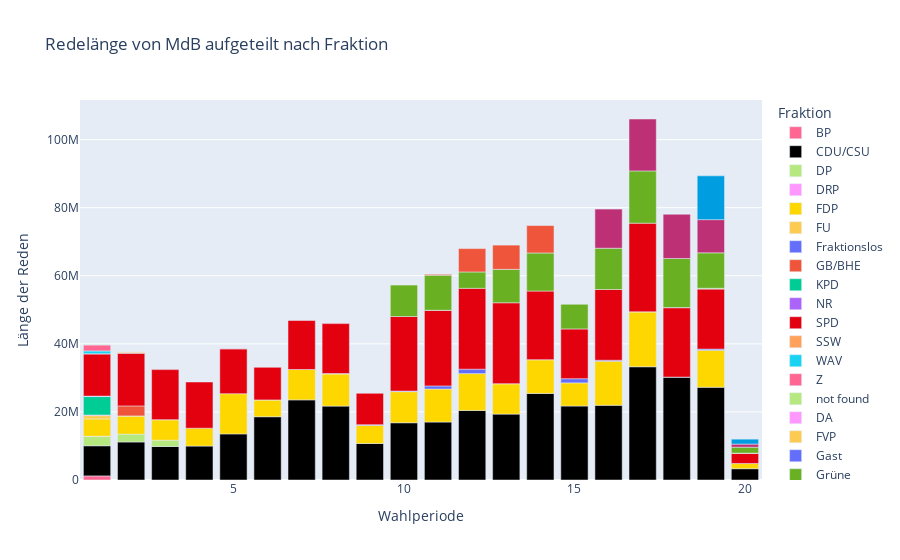

The code cell stored with this chart in its notebook:
### Code cell
fig = px.bar(
    speechs_per_factions,
    x="electoral_term",
    y="speech_length",
    color="faction_name",
    color_discrete_map=color_map,
    labels={"electoral_term": "Wahlperiode", 
            "speech_length": "Länge der Reden", 
            "faction_name": "Fraktion", 
            "speeches" : "Reden"},
    title="Redelänge von MdB aufgeteilt nach Fraktion",
)
fig.show()

### Figure 1 — Plotly figure (JSON) as saved in the notebook; plotly's stock layout.template omitted (floating-point values rounded to 4 significant figures)
{"data": [{"alignmentgroup": "True", "hovertemplate": "Fraktion=BP<br>Wahlperiode=%{x}<br>Länge der Reden=%{y}<extra></extra>", "legendgroup": "BP", "marker": {"color": "#FF6692", "pattern": {"shape": ""}}, "name": "BP", "offsetgroup": "BP", "orientation": "v", "showlegend": true, "textposition": "auto", "type": "bar", "x": [1], "xaxis": "x", "y": [1200948], "yaxis": "y"}, {"alignmentgroup": "True", "hovertemplate": "Fraktion=CDU/CSU<br>Wahlperiode=%{x}<br>Länge der Reden=%{y}<extra></extra>", "legendgroup": "CDU/CSU", "marker": {"color": "black", "pattern": {"shape": ""}}, "name": "CDU/CSU", "offsetgroup": "CDU/CSU", "orientation": "v", "showlegend": true, "textposition": "auto", "type": "bar", "x": [1, 2, 3, 4, 5, 6, 7, 8, 9, 10, 11, 12, 13, 14, 15, 16, 17, 18, 19, 20], "xaxis": "x", "y": [8861600, 11176038, 9841139, 9979400, 13548505, 18589357, 23542245, 21720376, 10726749, 16821403, 17036122, 20441162, 19364026, 25444541, 21745642, 21947598, 33271024, 30230832, 27251450, 3323802], "yaxis": "y"}, {"alignmentgroup": "True", "hovertemplate": "Fraktion=DP<br>Wahlperiode=%{x}<br>Länge der Reden=%{y}<extra></extra>", "legendgroup": "DP", "marker": {"color": "#B6E880", "pattern": {"shape": ""}}, "name": "DP", "offsetgroup": "DP", "orientation": "v", "showlegend": true, "textposition": "auto", "type": "bar", "x": [1, 2, 3], "xaxis": "x", "y": [2714547, 2301065, 1849906], "yaxis": "y"}, {"alignmentgroup": "True", "hovertemplate": "Fraktion=DRP<br>Wahlperiode=%{x}<br>Länge der Reden=%{y}<extra></extra>", "legendgroup": "DRP", "marker": {"color": "#FF97FF", "pattern": {"shape": ""}}, "name": "DRP", "offsetgroup": "DRP", "orientation": "v", "showlegend": true, "textposition": "auto", "type": "bar", "x": [1], "xaxis": "x", "y": [81548], "yaxis": "y"}, {"alignmentgroup": "True", "hovertemplate": "Fraktion=FDP<br>Wahlperiode=%{x}<br>Länge der Reden=%{y}<extra></extra>", "legendgroup": "FDP", "marker": {"color": "#FFD700", "pattern": {"shape": ""}}, "name": "FDP", "offsetgroup": "FDP", "orientation": "v", "showlegend": true, "textposition": "auto", "type": "bar", "x": [1, 2, 3, 4, 5, 6, 7, 8, 9, 10, 11, 12, 13, 14, 15, 16, 17, 19, 20], "xaxis": "x", "y": [5079844, 5329768, 6022165, 5242453, 11804043, 4946441, 8924734, 9417993, 5327791, 9130588, 9704470, 10817072, 8919598, 9901346, 6789613, 12959677, 16135299, 10870621, 1521992], "yaxis": "y"}, {"alignmentgroup": "True", "hovertemplate": "Fraktion=FU<br>Wahlperiode=%{x}<br>Länge der Reden=%{y}<extra></extra>", "legendgroup": "FU", "marker": {"color": "#FECB52", "pattern": {"shape": ""}}, "name": "FU", "offsetgroup": "FU", "orientation": "v", "showlegend": true, "textposition": "auto", "type": "bar", "x": [1], "xaxis": "x", "y": [982498], "yaxis": "y"}, {"alignmentgroup": "True", "hovertemplate": "Fraktion=Fraktionslos<br>Wahlperiode=%{x}<br>Länge der Reden=%{y}<extra></extra>", "legendgroup": "Fraktionslos", "marker": {"color": "#636efa", "pattern": {"shape": ""}}, "name": "Fraktionslos", "offsetgroup": "Fraktionslos", "orientation": "v", "showlegend": true, "textposition": "auto", "type": "bar", "x": [1, 2, 3, 6, 7, 8, 9, 10, 11, 12, 13, 14, 15, 16, 17, 18, 19], "xaxis": "x", "y": [32040, 18532, 24554, 428, 5504, 148584, 185936, 178531, 897638, 1304026, 24073, 8615, 1229414, 279252, 10008, 5795, 339612], "yaxis": "y"}, {"alignmentgroup": "True", "hovertemplate": "Fraktion=GB/BHE<br>Wahlperiode=%{x}<br>Länge der Reden=%{y}<extra></extra>", "legendgroup": "GB/BHE", "marker": {"color": "#EF553B", "pattern": {"shape": ""}}, "name": "GB/BHE", "offsetgroup": "GB/BHE", "orientation": "v", "showlegend": true, "textposition": "auto", "type": "bar", "x": [1, 2], "xaxis": "x", "y": [138989, 2948010], "yaxis": "y"}, {"alignmentgroup": "True", "hovertemplate": "Fraktion=KPD<br>Wahlperiode=%{x}<br>Länge der Reden=%{y}<extra></extra>", "legendgroup": "KPD", "marker": {"color": "#00cc96", "pattern": {"shape": ""}}, "name": "KPD", "offsetgroup": "KPD", "orientation": "v", "showlegend": true, "textposition": "auto", "type": "bar", "x": [1], "xaxis": "x", "y": [5423885], "yaxis": "y"}, {"alignmentgroup": "True", "hovertemplate": "Fraktion=NR<br>Wahlperiode=%{x}<br>Länge der Reden=%{y}<extra></extra>", "legendgroup": "NR", "marker": {"color": "#ab63fa", "pattern": {"shape": ""}}, "name": "NR", "offsetgroup": "NR", "orientation": "v", "showlegend": true, "textposition": "auto", "type": "bar", "x": [1], "xaxis": "x", "y": [134849], "yaxis": "y"}, {"alignmentgroup": "True", "hovertemplate": "Fraktion=SPD<br>Wahlperiode=%{x}<br>Länge der Reden=%{y}<extra></extra>", "legendgroup": "SPD", "marker": {"color": "#E3000F", "pattern": {"shape": ""}}, "name": "SPD", "offsetgroup": "SPD", "orientation": "v", "showlegend": true, "textposition": "auto", "type": "bar", "x": [1, 2, 3, 4, 5, 6, 7, 8, 9, 10, 11, 12, 13, 14, 15, 16, 17, 18, 19, 20], "xaxis": "x", "y": [12409855, 15530102, 14691573, 13566428, 13203935, 9570031, 14381427, 14661336, 9240396, 21896792, 22230148, 23749028, 23760611, 20161711, 14616241, 20781592, 26040985, 20408382, 17638357, 2969608], "yaxis": "y"}, {"alignmentgroup": "True", "hovertemplate": "Fraktion=SSW<br>Wahlperiode=%{x}<br>Länge der Reden=%{y}<extra></extra>", "legendgroup": "SSW", "marker": {"color": "#FFA15A", "pattern": {"shape": ""}}, "name": "SSW", "offsetgroup": "SSW", "orientation": "v", "showlegend": true, "textposition": "auto", "type": "bar", "x": [1], "xaxis": "x", "y": [38804], "yaxis": "y"}, {"alignmentgroup": "True", "hovertemplate": "Fraktion=WAV<br>Wahlperiode=%{x}<br>Länge der Reden=%{y}<extra></extra>", "legendgroup": "WAV", "marker": {"color": "#19d3f3", "pattern": {"shape": ""}}, "name": "WAV", "offsetgroup": "WAV", "orientation": "v", "showlegend": true, "textposition": "auto", "type": "bar", "x": [1], "xaxis": "x", "y": [824604], "yaxis": "y"}, {"alignmentgroup": "True", "hovertemplate": "Fraktion=Z<br>Wahlperiode=%{x}<br>Länge der Reden=%{y}<extra></extra>", "legendgroup": "Z", "marker": {"color": "#FF6692", "pattern": {"shape": ""}}, "name": "Z", "offsetgroup": "Z", "orientation": "v", "showlegend": true, "textposition": "auto", "type": "bar", "x": [1], "xaxis": "x", "y": [1760725], "yaxis": "y"}, {"alignmentgroup": "True", "hovertemplate": "Fraktion=not found<br>Wahlperiode=%{x}<br>Länge der Reden=%{y}<extra></extra>", "legendgroup": "not found", "marker": {"color": "#B6E880", "pattern": {"shape": ""}}, "name": "not found", "offsetgroup": "not found", "orientation": "v", "showlegend": true, "textposition": "auto", "type": "bar", "x": [1, 2, 18, 19, 20], "xaxis": "x", "y": [74657, 7560, 944, 230387, 78018], "yaxis": "y"}, {"alignmentgroup": "True", "hovertemplate": "Fraktion=DA<br>Wahlperiode=%{x}<br>Länge der Reden=%{y}<extra></extra>", "legendgroup": "DA", "marker": {"color": "#FF97FF", "pattern": {"shape": ""}}, "name": "DA", "offsetgroup": "DA", "orientation": "v", "showlegend": true, "textposition": "auto", "type": "bar", "x": [2], "xaxis": "x", "y": [92941], "yaxis": "y"}, {"alignmentgroup": "True", "hovertemplate": "Fraktion=FVP<br>Wahlperiode=%{x}<br>Länge der Reden=%{y}<extra></extra>", "legendgroup": "FVP", "marker": {"color": "#FECB52", "pattern": {"shape": ""}}, "name": "FVP", "offsetgroup": "FVP", "orientation": "v", "showlegend": true, "textposition": "auto", "type": "bar", "x": [2], "xaxis": "x", "y": [241836], "yaxis": "y"}, {"alignmentgroup": "True", "hovertemplate": "Fraktion=Gast<br>Wahlperiode=%{x}<br>Länge der Reden=%{y}<extra></extra>", "legendgroup": "Gast", "marker": {"color": "#636efa", "pattern": {"shape": ""}}, "name": "Gast", "offsetgroup": "Gast", "orientation": "v", "showlegend": true, "textposition": "auto", "type": "bar", "x": [5, 11], "xaxis": "x", "y": [2803, 3796], "yaxis": "y"}, {"alignmentgroup": "True", "hovertemplate": "Fraktion=Grüne<br>Wahlperiode=%{x}<br>Länge der Reden=%{y}<extra></extra>", "legendgroup": "Grüne", "marker": {"color": "#6AB023", "pattern": {"shape": ""}}, "name": "Grüne", "offsetgroup": "Grüne", "orientation": "v", "showlegend": true, "textposition": "auto", "type": "bar", "x": [10, 11, 12, 13, 14, 15, 16, 17, 18, 19, 20], "xaxis": "x", "y": [9245463, 10292071, 4812247, 9820490, 11187094, 7247080, 12123239, 15354113, 14434602, 10416040, 1744094], "yaxis": "y"}, {"alignmentgroup": "True", "hovertemplate": "Fraktion=PDS<br>Wahlperiode=%{x}<br>Länge der Reden=%{y}<extra></extra>", "legendgroup": "PDS", "marker": {"color": "#EF553B", "pattern": {"shape": ""}}, "name": "PDS", "offsetgroup": "PDS", "orientation": "v", "showlegend": true, "textposition": "auto", "type": "bar", "x": [11, 12, 13, 14], "xaxis": "x", "y": [277771, 6865924, 7122620, 8050412], "yaxis": "y"}, {"alignmentgroup": "True", "hovertemplate": "Fraktion=DIE LINKE.<br>Wahlperiode=%{x}<br>Länge der Reden=%{y}<extra></extra>", "legendgroup": "DIE LINKE.", "marker": {"color": "#BE3075", "pattern": {"shape": ""}}, "name": "DIE LINKE.", "offsetgroup": "DIE LINKE.", "orientation": "v", "showlegend": true, "textposition": "auto", "type": "bar", "x": [16, 17, 18, 19, 20], "xaxis": "x", "y": [11494653, 15252568, 13000662, 9747859, 912238], "yaxis": "y"}, {"alignmentgroup": "True", "hovertemplate": "Fraktion=AfD<br>Wahlperiode=%{x}<br>Länge der Reden=%{y}<extra></extra>", "legendgroup": "AfD", "marker": {"color": "#009EE0", "pattern": {"shape": ""}}, "name": "AfD", "offsetgroup": "AfD", "orientation": "v", "showlegend": true, "textposition": "auto", "type": "bar", "x": [19, 20], "xaxis": "x", "y": [12873764, 1453257], "yaxis": "y"}], "layout": {"barmode": "relative", "legend": {"title": {"text": "Fraktion"}, "tracegroupgap": 0}, "title": {"text": "Redelänge von MdB aufgeteilt nach Fraktion"}, "xaxis": {"anchor": "y", "domain": [0, 1], "title": {"text": "Wahlperiode"}}, "yaxis": {"anchor": "x", "domain": [0, 1], "title": {"text": "Länge der Reden"}}}}
